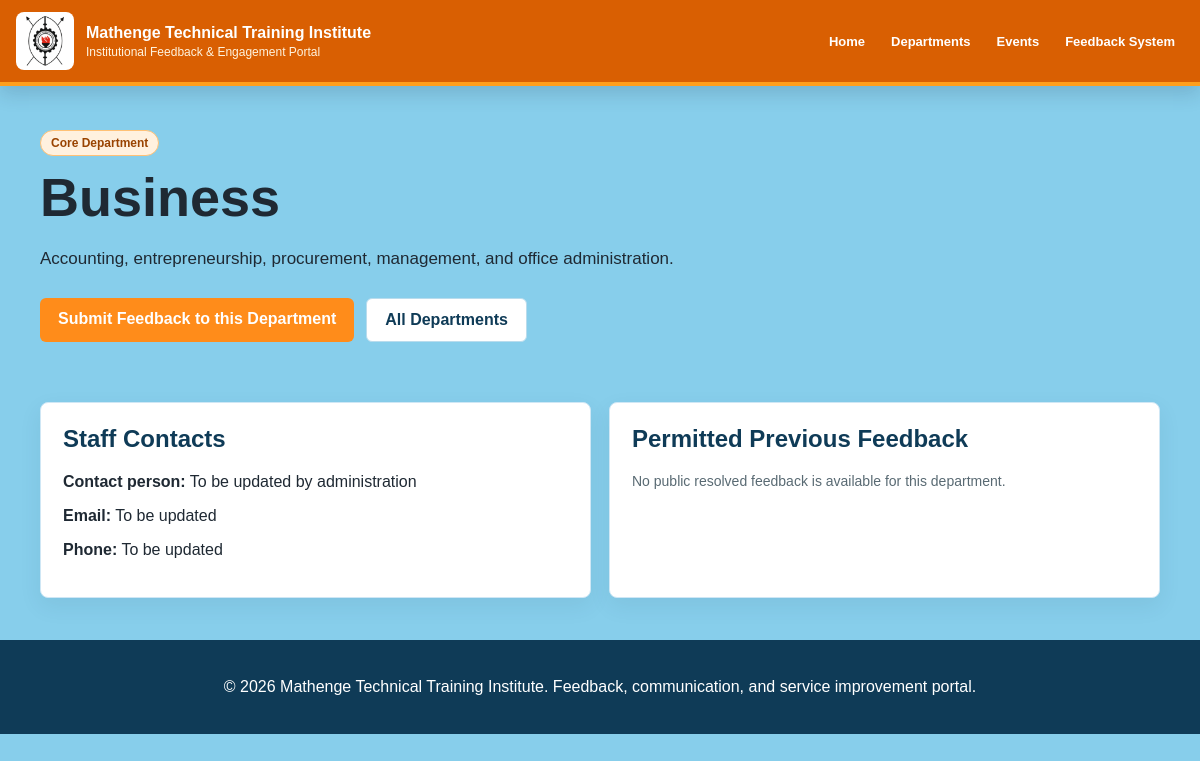
Screenshot of /departments/business/ with the database file from the repository.
### feed/models.py (models this page shows, shortened)
class Department(models.Model):
    CORE = "core"
    SUPPORT = "support"
    UNIT_TYPE_CHOICES = [
        (CORE, "Core Department"),
        (SUPPORT, "Support / Institutional Unit"),
    ]
    name = models.CharField(max_length=120, unique=True)
    slug = models.SlugField(max_length=140, unique=True)
    unit_type = models.CharField(max_length=20, choices=UNIT_TYPE_CHOICES, default=CORE)
    description = models.TextField()
    contact_email = models.EmailField(blank=True)
    contact_phone = models.CharField(max_length=40, blank=True)
    staff_contact = models.CharField(max_length=160, blank=True)
    allow_public_feedback = models.BooleanField(default=False)
    is_active = models.BooleanField(default=True)
    class Meta:
        ordering = ["unit_type", "name"]

### feed/views.py (the view)
# urls.py: path("departments/<slug:slug>/", views.department_detail, name="department_detail"),
def department_detail(request, slug):
    department = get_object_or_404(Department, slug=slug, is_active=True)
    permitted_feedback = department.feedback_items.filter(status=Feedback.RESOLVED, department__allow_public_feedback=True)[:8]
    return render(request, "feed/departments/detail.html", {"department": department, "permitted_feedback": permitted_feedback})

### feed/templates/feed/departments/detail.html (shortened to what this page needs)
{% extends 'feed/layout.html' %}
{% block content %}
<section class="page-header">
    <span class="badge">{{ department.get_unit_type_display }}</span>
    <h1>{{ department.name }}</h1>
    <p>{{ department.description }}</p>
    <div class="actions">
        <a class="btn" href="{% url 'department_feedback' department.slug %}">Submit Feedback to this Department</a>
        <a class="btn-secondary" href="{% url 'departments' %}">All Departments</a>
    </div>
</section>
<section class="section">
    <div class="grid">
        <div class="card">
            <h2>Staff Contacts</h2>
            <p><strong>Contact person:</strong> {{ department.staff_contact|default:"To be updated by administration" }}</p>
            <p><strong>Email:</strong> {{ department.contact_email|default:"To be updated" }}</p>
            <p><strong>Phone:</strong> {{ department.contact_phone|default:"To be updated" }}</p>
        </div>
        <div class="card">
            <h2>Permitted Previous Feedback</h2>
            {% for item in permitted_feedback %}
                <p><strong>{{ item.get_category_display }}</strong><br>{{ item.message|truncatewords:24 }}</p>
            {% empty %}
                <p class="muted">No public resolved feedback is available for this department.</p>
            {% endfor %}
        </div>
    </div>
</section>
{% endblock %}

### static/styles/nav.css (style rules this page uses)
* { box-sizing: border-box; }
body { margin: 0; font-family: Arial, Helvetica, sans-serif; background: #87CEEB; color: #1f2933; }

### static/styles/portal.css (style rules this page uses)
.hero-inner, .section, .dashboard-grid, .page-header { width: min(1120px, calc(100% - 32px)); margin: 0 auto; }
.hero h1, .page-header h1 { font-size: clamp(30px, 5vw, 54px); margin: 0 0 14px; letter-spacing: 0; }
.hero p, .page-header p { max-width: 760px; line-height: 1.7; font-size: 17px; }
.actions { display: flex; flex-wrap: wrap; gap: 12px; margin-top: 24px; }
.btn, .btn-secondary { border: 0; border-radius: 6px; cursor: pointer; display: inline-block; font-weight: 700; padding: 12px 18px; text-decoration: none; transition: box-shadow 180ms ease, transform 180ms ease, background 180ms ease; }
.btn { background: #ff8c1a; color: #ffffff; }
.btn-secondary { background: #ffffff; color: #0f3b57; border: 1px solid #b9dced; }
.section { padding: 42px 0; }
.page-header { padding: 44px 0 18px; }
.grid { display: grid; grid-template-columns: repeat(auto-fit, minmax(240px, 1fr)); gap: 18px; }
.card, .form-card, .stat-card, .notice-card { background: #ffffff; border: 1px solid #cfe7f5; border-radius: 8px; box-shadow: 0 8px 22px rgba(26, 62, 86, 0.08); padding: 22px; transition: box-shadow 180ms ease, transform 180ms ease; }
.card h2, .card h3, .notice-card h3 { color: #0f3b57; margin-top: 0; }
.badge { background: #fff1df; border: 1px solid #ffc176; border-radius: 999px; color: #994300; display: inline-block; font-size: 12px; font-weight: 700; margin-bottom: 10px; padding: 5px 10px; }
.help-text, .muted { color: #596a73; font-size: 14px; }

### rows the page displays
Department: unit_type "Core Department", name "Business", description "Accounting, entrepreneurship, procurement, management, and office administration.", staff_contact "To be updated by administration", contact_email "To be updated", contact_phone "To be updated"
